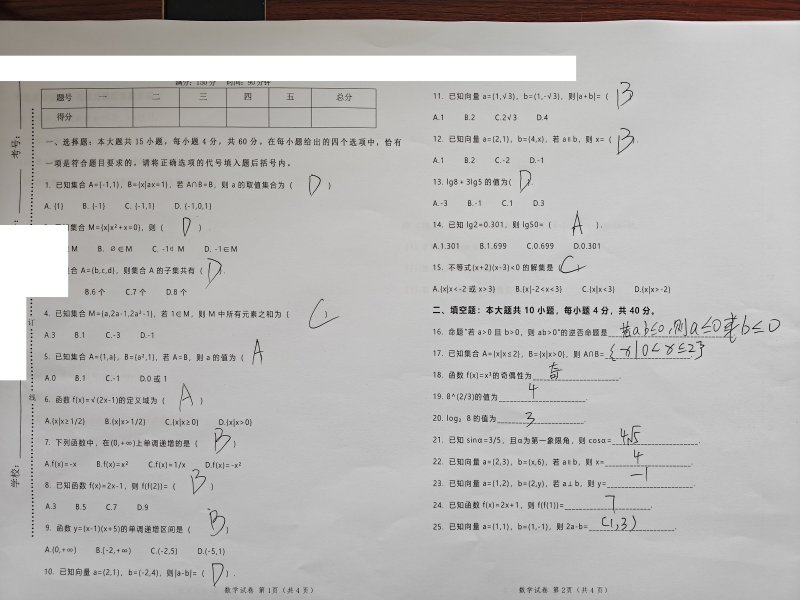
#> input picture evidence/03_prompt-context-leak/samples/S01_paper_raw.jpg, 2400 x 1800 px, found by its file name (shown at 1/3 size)
$ python build_readme_effect_compare.py
#> lines starting #> are read from the running program, lines starting #| are printed output that depends on the picture
#!/usr/bin/env python3
"""重建 README 的 effect-compare.svg：从源图重裁 Q21/Q16，修正 Q16 被截断的问题。

Q16 旧裁剪把右侧「或 b≤0」切掉、上沿切字、下沿露出下一行。这里按墨迹实际范围重裁，
并把虚线高亮框按源图坐标重新映射。Q21 三条本来完整，几何与框注保持不变。

用法：env -u PYTHONPATH ./venv_local/Scripts/python.exe scripts/build_readme_effect_compare.py
"""
from __future__ import annotations
import base64, io
from pathlib import Path
from PIL import Image

ROOT = Path(__file__).resolve().parent.parent
SAMPLES = ROOT / "evidence/01_difference-vs-raw/case_a_human_truth/samples"
OUT = ROOT / "docs/readme-assets/effect-compare.svg"

# 每条裁剪框 (x0, y0, x1, y1)，按源图像素坐标。Q16 为修正后的完整范围。
CROPS = {
    "raw":    {"src": "S01_paper_raw.jpg",
               "q21": (1290, 1278, 2394, 1350), "q16": (1838, 946, 2355, 1030)},
    "diff":   {"src": "S01_diff_col1.png",
               "q21": (75, 1035, 995, 1095),   "q16": (545, 728, 995, 812)},
    "nodash": {"src": "S01_diff_nodash_col1.png",
               "q21": (75, 1035, 995, 1095),   "q16": (545, 728, 995, 812)},
}
# 虚线高亮带（源图坐标）。diff 残留虚线 / nodash 抹除位置，都在 y≈796..806。
DASH_BAND = {"diff": (560, 796, 980, 806), "nodash": (560, 796, 980, 806)}

Q21_W = 800.0   # Q21 显示宽（与旧版一致）
Q16_W = 560.0   # Q16 显示宽（保持放大观感）
LEFT = 40.0


def b64(img: Image.Image, fmt: str) -> str:
    buf = io.BytesIO()
    if fmt == "jpeg":
        img.convert("RGB").save(buf, "JPEG", quality=90)
        mime = "image/jpeg"
    else:
        img.save(buf, "PNG")
        mime = "image/png"
    return f"data:{mime};base64," + base64.b64encode(buf.getvalue()).decode()


def crop_img(key: str, which: str) -> Image.Image:
#> called with key = 'raw', which = 'q21'
    c = CROPS[key]
    return Image.open(SAMPLES / c["src"]).crop(c[which])
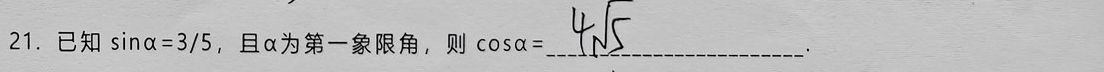
#> returned value: PIL image 1104x72 RGB; mean R, G, B 188.3, 188.3, 188.3


def map_rect(src_box, disp_xy, disp_wh, band):
    """把源图坐标的 band 映射到显示坐标。"""
    x0, y0, x1, y1 = src_box
    dx, dy = disp_xy
    dw, dh = disp_wh
    bx0, by0, bx1, by1 = band
    fx = lambda v: dx + (v - x0) / (x1 - x0) * dw
    fy = lambda v: dy + (v - y0) / (y1 - y0) * dh
    return fx(bx0), fy(by0), fx(bx1) - fx(bx0), fy(by1) - fy(by0)


def main():
    parts = []
    # 每块：header、Q21、Q16、右侧统计、分隔线。用游标自上而下排版。
    blocks = [
        {"key": "raw", "title": "原图（含印刷题干）",
         "cap1": "Q16 局部放大", "cap2": ("s", "← 印刷虚线压在笔迹下方"),
         "stat": [("hl-o", "Q21：46/50 改写成 4/5"), ("s", "裸提示词「转录这份试卷。」"),
                  ("s", "如实转录 0 次"), ("acc", "转录准确率 97.2%"), ("s", "243/250")]},
        {"key": "diff", "title": "差分后（题干被减掉）",
         "cap1": "Q16 局部放大", "cap2": ("o", "← 残留印刷虚线横穿手写行"),
         "stat": [("hl-b", "Q21：0/50 改写，50/50 如实"), ("s", "同一句提示词"),
                  ("s", "残留虚线会把 Q16 的 ab 拆成 a,b"), ("acc", "转录准确率 98.0%"), ("s", "245/250")]},
        {"key": "nodash", "title": "差分 + 抹掉残留虚线",
         "cap1": "Q16 局部放大", "cap2": ("bl", "← 虚线段已抹成空白"),
         "stat": [("hl-b", "残留虚线也抹掉"), ("s", "原型实测；生产已上线同类处理"),
                  ("acc", "转录准确率 99.6%"), ("s", "249/250")]},
    ]

    cursor = 118.0  # 第一块 header 基线
    block_geom = []
    for b in blocks:
        key = b["key"]
        q21 = crop_img(key, "q21"); q16 = crop_img(key, "q16")
#> call 2 of crop_img, with key = 'raw', which = 'q16'
#> in crop_img (call 2), `return Image.open(SAMPLES / c["src"]).crop(c[which])`:
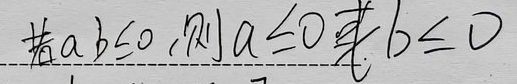
#> returned value: PIL image 517x84 RGB; mean R, G, B 184.7, 184.7, 184.8
        q21_h = Q21_W * q21.height / q21.width
#> q21_h = 52.17
        q16_h = Q16_W * q16.height / q16.width
#> q16_h = 90.99
        header_y = cursor
        q21_y = cursor + 12
        q16_y = q21_y + q21_h + 10
#> q16_y = 192.2
        block_bottom = q16_y + q16_h
#> block_bottom = 283.2
        block_geom.append({**b, "header_y": header_y, "q21_y": q21_y, "q21_h": q21_h,
                           "q16_y": q16_y, "q16_h": q16_h, "q21": q21, "q16": q16,
                           "bottom": block_bottom})
        cursor = block_bottom + 16.6 + 30  # 分隔线间距 + 下一块 header 偏移
#> cursor = 329.8
#> pass 2 of the loop in main, `for b in blocks:`:
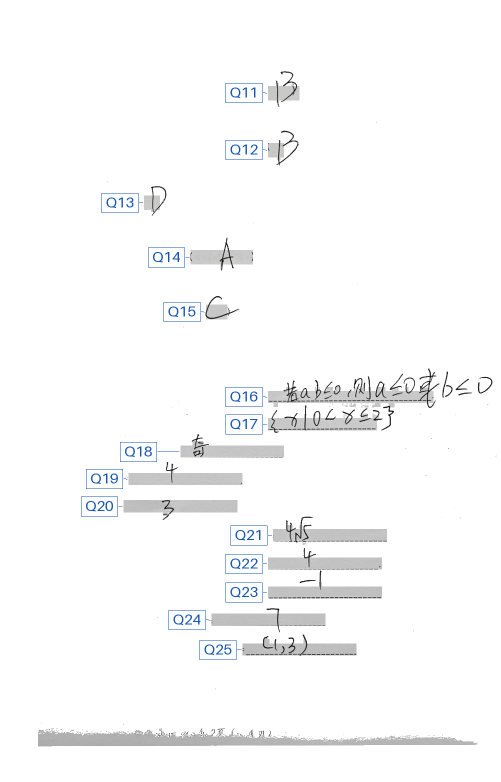
#> input picture evidence/01_difference-vs-raw/case_a_human_truth/samples/S01_diff_col1.png, 1001 x 1564 px (shown at 1/2 size)
#> in crop_img (call 3), `return Image.open(SAMPLES / c["src"]).crop(c[which])`:
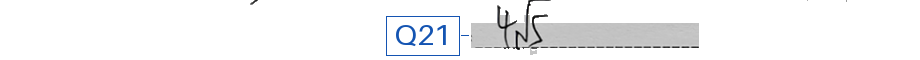
#> returned value: PIL image 920x60 RGB; mean R, G, B 244.3, 244.9, 245.9
#> in crop_img (call 4), `return Image.open(SAMPLES / c["src"]).crop(c[which])`:
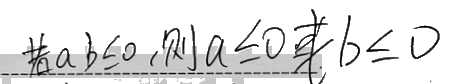
#> returned value: PIL image 450x84 RGB; mean R, G, B 227, 227, 227
#> pass 3 of the loop in main, `for b in blocks:`:
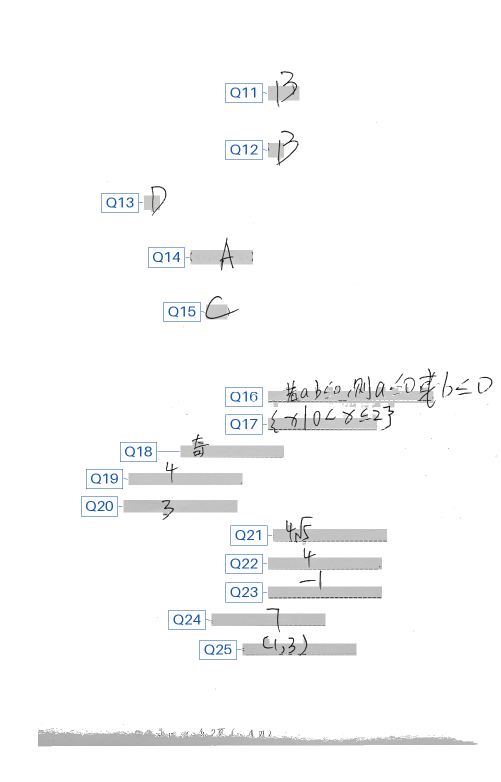
#> input picture evidence/01_difference-vs-raw/case_a_human_truth/samples/S01_diff_nodash_col1.png, 1001 x 1564 px (shown at 1/2 size)
#> in crop_img (call 6), `return Image.open(SAMPLES / c["src"]).crop(c[which])`:
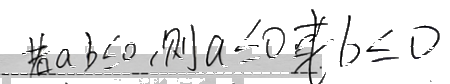
#> returned value: PIL image 450x84 RGB; mean R, G, B 229.6, 229.6, 229.6

    total_h = cursor + 40
#> total_h = 820.4
    parts.append(f'<svg xmlns="http://www.w3.org/2000/svg" viewBox="0 0 1200 {total_h:.0f}" '
                 f'width="1200" height="{total_h:.0f}" role="img" aria-labelledby="t d">')
    parts.append('<title id="t">效果对比：原图、差分后、差分加抹虚线</title>')
    parts.append('<desc id="d">同一张教师自印测试卷的同一位置。原图里有印刷题干，模型据此把学生写的 4√5 改写成 4/5；差分后题干被减掉，只剩笔迹；再抹掉残留印刷虚线。</desc>')
    parts.append("""<style>
text{font-family:'PingFang SC','Hiragino Sans GB','Microsoft YaHei','Noto Sans CJK SC','Source Han Sans SC',sans-serif;fill:#1f2328}
.t{font-size:22px;font-weight:700}
.h{font-size:16px;font-weight:700}
.b{font-size:14px}
.s{font-size:12.5px;fill:#57606a}
.o{font-size:12.5px;fill:#b43c0c}
.bl{font-size:12.5px;fill:#2457a6}
.hl-o{font-size:14px;font-weight:700;fill:#b43c0c}
.hl-b{font-size:14px;font-weight:700;fill:#2457a6}
.acc{font-size:15px;font-weight:700}
</style>""")
    parts.append(f'<rect x="0.5" y="0.5" width="1199" height="{total_h-1:.0f}" rx="14" fill="#ffffff" stroke="#d0d7de"/>')
    parts.append('<text x="40" y="48" class="t">效果对比：模型实际收到的是什么</text>')
    parts.append('<text x="40" y="76" class="s">同一张卷、同一位置截取，三行横向对齐。上条：Q21 整行（看题干）；下条：Q16 作答区局部放大（看虚线）。</text>')

    for i, g in enumerate(block_geom):
        key = g["key"]; hy = g["header_y"]; q21y = g["q21_y"]; q16y = g["q16_y"]
        q21h = g["q21_h"]; q16h = g["q16_h"]
        parts.append(f'<text x="{LEFT:.0f}" y="{hy:.0f}" class="h">{g["title"]}</text>')
        # Q21 条 + 边框
        parts.append(f'<image x="{LEFT:.0f}" y="{q21y:.1f}" width="{Q21_W:.0f}" height="{q21h:.1f}" preserveAspectRatio="none" href="{b64(g["q21"], "jpeg" if key=="raw" else "png")}"/>')
        parts.append(f'<rect x="{LEFT:.0f}" y="{q21y:.1f}" width="{Q21_W:.0f}" height="{q21h:.1f}" fill="none" stroke="#d0d7de"/>')
        # Q16 条 + 边框
        parts.append(f'<image x="{LEFT:.0f}" y="{q16y:.1f}" width="{Q16_W:.0f}" height="{q16h:.1f}" preserveAspectRatio="none" href="{b64(g["q16"], "jpeg" if key=="raw" else "png")}"/>')
        parts.append(f'<rect x="{LEFT:.0f}" y="{q16y:.1f}" width="{Q16_W:.0f}" height="{q16h:.1f}" fill="none" stroke="#d0d7de"/>')
        # Q16 说明（右侧，垂直居中于 Q16 条）
        cap_y = q16y + q16h/2 - 6
        parts.append(f'<text x="616" y="{cap_y:.1f}" class="s">{g["cap1"]}</text>')
        cls, txt = g["cap2"]
        parts.append(f'<text x="616" y="{cap_y+20:.1f}" class="{cls}">{txt}</text>')
        # Q21 框注（相对 Q21 图原点，与旧版一致）
        if key == "raw":
            parts.append(f'<rect x="{LEFT+74.8:.1f}" y="{q21y+14.8:.1f}" width="234.8" height="28.7" rx="4" fill="none" stroke="#c2410c" stroke-width="2"/>')
            parts.append(f'<rect x="{LEFT+407.0:.1f}" y="{q21y+1.7:.1f}" width="55.7" height="43.5" rx="4" fill="none" stroke="#2457a6" stroke-width="2"/>')
            parts.append(f'<text x="250" y="{hy:.0f}" class="o">橙框：模型能读到的题干（sinα=3/5 → 自己算出 4/5）</text>')
            parts.append(f'<text x="640" y="{hy:.0f}" class="bl">蓝框：学生写的 4√5</text>')
        else:
            parts.append(f'<rect x="{LEFT+74.8:.1f}" y="{q21y+10.4:.1f}" width="234.8" height="33.0" rx="4" fill="none" stroke="#8c959f" stroke-dasharray="5 4"/>')
            parts.append(f'<text x="232.2" y="{q21y+32.2:.1f}" class="s" text-anchor="middle">题干已被减掉</text>')
        # Q16 虚线高亮框（按源图坐标映射）
        if key in DASH_BAND:
            rx, ry, rw, rh = map_rect(CROPS[key]["q16"], (LEFT, q16y), (Q16_W, q16h), DASH_BAND[key])
            color = "#c2410c" if key == "diff" else "#2457a6"
            parts.append(f'<rect x="{rx:.1f}" y="{ry:.1f}" width="{rw:.1f}" height="{rh:.1f}" rx="3" fill="none" stroke="{color}" stroke-width="2"/>')
        # 右侧统计列（相对 header 的固定偏移）
        stat_offsets = [0, 22, 44, 102, 124] if len(g["stat"]) == 5 else [0, 22, 102, 124]
        for (cls, txt), off in zip(g["stat"], stat_offsets):
            parts.append(f'<text x="880" y="{hy+off:.0f}" class="{cls}">{txt}</text>')
        # 分隔线
        if i < len(block_geom) - 1:
            sep_y = g["bottom"] + 16.6
            parts.append(f'<line x1="40" y1="{sep_y:.0f}" x2="1160" y2="{sep_y:.0f}" stroke="#eaeef2"/>')
#> this loop made 3 passes
#> (key, hy, q21y, q16y, q16h, cap_y) on pass 2: ('diff', 329.8, 341.8, 403.9, 104.5, 450.2)
#> (key, hy, q21y, q16y, q16h, cap_y) on pass 3: ('nodash', 555.1, 567.1, 629.2, 104.5, 675.5)
#> after the loop, parts = 54 items

    foot_y = block_geom[-1]["bottom"] + 30
#> foot_y = 763.8
    parts.append(f'<text x="40" y="{foot_y:.0f}" class="s">改写次数出自 evidence/03（同图同题 Q21，qwen3.8-flash，每组 50 次）；转录准确率出自 evidence/01（25 题 × 10 次，生产提示词）。</text>')
    parts.append(f'<text x="40" y="{foot_y+22:.0f}" class="s">样图为教师自印测试卷、本人笔迹，不含真实学生数据；卷头与密封线身份区已遮盖。</text>')
    parts.append('</svg>')
    OUT.write_text("\n".join(parts), encoding="utf-8")
    print(f"written {OUT}  height={total_h:.0f}")
#| written docs/readme-assets/effect-compare.svg  height=820
    for g in block_geom:
        print(f"  {g['key']:7s} Q21 {Q21_W:.0f}x{g['q21_h']:.1f} @y{g['q21_y']:.1f}  "
              f"Q16 {Q16_W:.0f}x{g['q16_h']:.1f} @y{g['q16_y']:.1f}")
#> this loop made 3 passes
#|   raw     Q21 800x52.2 @y130.0  Q16 560x91.0 @y192.2
#|   diff    Q21 800x52.2 @y341.8  Q16 560x104.5 @y403.9
#|   nodash  Q21 800x52.2 @y567.1  Q16 560x104.5 @y629.2


if __name__ == "__main__":
    main()
